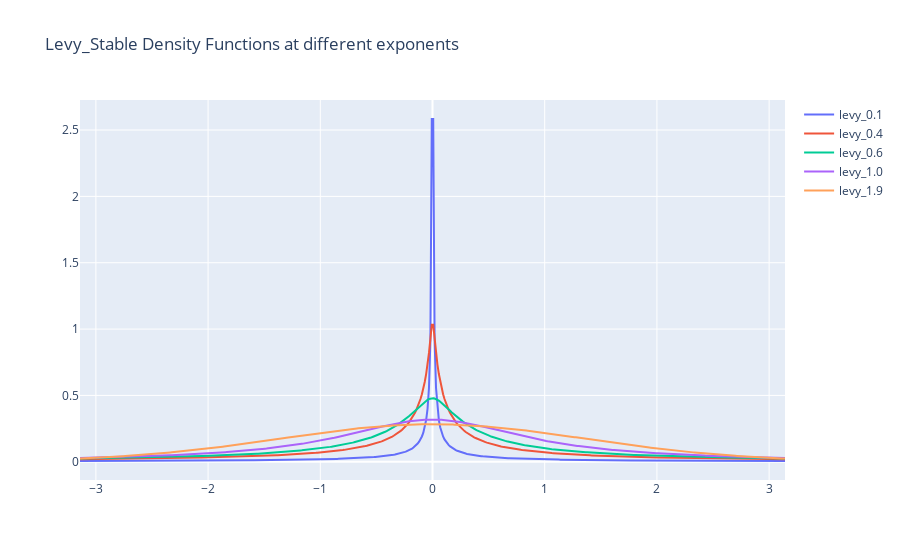

The notebook cell this image was saved under:
### Code cell
# Parámetros Iniciales

# Resolución o n_steps
resolution = 500
# Definiendo vector auxiliar
aux_domain = np.linspace(-np.pi, np.pi, resolution)
# Definiendo un conjunto de exponentes para generar diferentes distribuciones
Levy_Exps = [0.1, 0.4, 0.6, 1.0, 1.9]
# CRW Figure
fig_levy_stable_pdf = go.Figure()

for exp in Levy_Exps:
  levy_stable_pdf = levy_stable_pdf_exp(exp, beta=0, x_vector=aux_domain)
  plot_levy_stable_pdf(fig_levy_stable_pdf, aux_domain, levy_stable_pdf, f'levy_{exp}')

fig_levy_stable_pdf.update_layout(title_text='Levy_Stable Density Functions at different exponents')
fig_levy_stable_pdf.show()

### Figure 1 — Plotly figure (JSON) as saved in the notebook; plotly's stock layout.template omitted (floating-point values rounded to 4 significant figures; data arrays with more than 128 entries replaced by an {"elided": "..."} marker saying what was removed)
{"data": [{"line": {"width": 2}, "marker": {"size": 2}, "mode": "lines", "name": "levy_0.1", "type": "scatter", "x": {"elided": "500 float values"}, "y": {"elided": "500 float values"}}, {"line": {"width": 2}, "marker": {"size": 2}, "mode": "lines", "name": "levy_0.4", "type": "scatter", "x": {"elided": "500 float values"}, "y": {"elided": "500 float values"}}, {"line": {"width": 2}, "marker": {"size": 2}, "mode": "lines", "name": "levy_0.6", "type": "scatter", "x": {"elided": "500 float values"}, "y": {"elided": "500 float values"}}, {"line": {"width": 2}, "marker": {"size": 2}, "mode": "lines", "name": "levy_1.0", "type": "scatter", "x": {"elided": "500 float values"}, "y": {"elided": "500 float values"}}, {"line": {"width": 2}, "marker": {"size": 2}, "mode": "lines", "name": "levy_1.9", "type": "scatter", "x": {"elided": "500 float values"}, "y": {"elided": "500 float values"}}], "layout": {"title": {"text": "Levy_Stable Density Functions at different exponents"}}}
